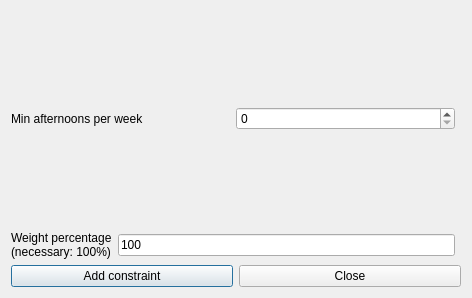
<?xml version="1.0" encoding="UTF-8"?>
<ui version="4.0">
 <class>AddConstraintStudentsMinAfternoonsPerWeekForm_template</class>
 <widget class="QDialog" name="AddConstraintStudentsMinAfternoonsPerWeekForm_template">
  <property name="geometry">
   <rect>
    <x>0</x>
    <y>0</y>
    <width>472</width>
    <height>298</height>
   </rect>
  </property>
  <property name="windowTitle">
   <string extracomment="This is the title of the dialog to add a new constraint of this type">Add students min afternoons per week</string>
  </property>
  <layout class="QGridLayout">
   <item row="4" column="0" colspan="2">
    <layout class="QHBoxLayout">
     <item>
      <widget class="QPushButton" name="addConstraintPushButton">
       <property name="text">
        <string>Add constraint</string>
       </property>
      </widget>
     </item>
     <item>
      <widget class="QPushButton" name="closePushButton">
       <property name="text">
        <string>Close</string>
       </property>
      </widget>
     </item>
    </layout>
   </item>
   <item row="2" column="0">
    <spacer name="spacer1">
     <property name="orientation">
      <enum>Qt::Vertical</enum>
     </property>
     <property name="sizeType">
      <enum>QSizePolicy::Expanding</enum>
     </property>
     <property name="sizeHint" stdset="0">
      <size>
       <width>20</width>
       <height>31</height>
      </size>
     </property>
    </spacer>
   </item>
   <item row="1" column="0">
    <layout class="QHBoxLayout">
     <item>
      <widget class="QLabel" name="minAfternoonsTextLabel">
       <property name="frameShape">
        <enum>QFrame::NoFrame</enum>
       </property>
       <property name="frameShadow">
        <enum>QFrame::Plain</enum>
       </property>
       <property name="text">
        <string>Min afternoons per week</string>
       </property>
       <property name="wordWrap">
        <bool>false</bool>
       </property>
      </widget>
     </item>
     <item>
      <widget class="QSpinBox" name="minAfternoonsSpinBox"/>
     </item>
    </layout>
   </item>
   <item row="3" column="0">
    <layout class="QHBoxLayout">
     <item>
      <widget class="QLabel" name="weightTextLabel">
       <property name="frameShape">
        <enum>QFrame::NoFrame</enum>
       </property>
       <property name="frameShadow">
        <enum>QFrame::Plain</enum>
       </property>
       <property name="text">
        <string>Weight percentage
(necessary: 100%)</string>
       </property>
       <property name="wordWrap">
        <bool>false</bool>
       </property>
      </widget>
     </item>
     <item>
      <widget class="QLineEdit" name="weightLineEdit">
       <property name="text">
        <string notr="true">100</string>
       </property>
      </widget>
     </item>
    </layout>
   </item>
   <item row="0" column="0">
    <spacer name="spacer1_2">
     <property name="orientation">
      <enum>Qt::Vertical</enum>
     </property>
     <property name="sizeType">
      <enum>QSizePolicy::Expanding</enum>
     </property>
     <property name="sizeHint" stdset="0">
      <size>
       <width>20</width>
       <height>31</height>
      </size>
     </property>
    </spacer>
   </item>
  </layout>
 </widget>
 <layoutdefault spacing="6" margin="11"/>
 <resources/>
 <connections/>
</ui>
